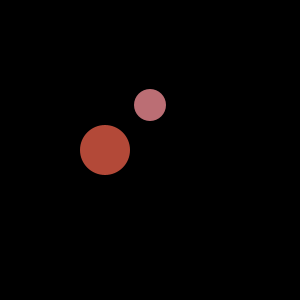
Frame 1 (no input)
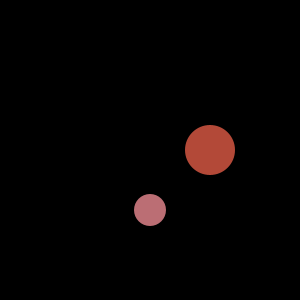
Frame 60 (the mouse pressed at the canvas centre just before this capture)
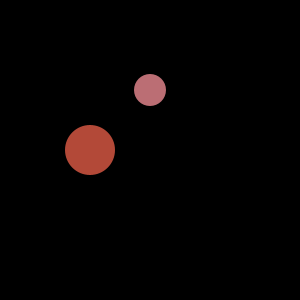
Frame 120 (the mouse held since frame 60 and released just before this capture)

The Processing sketch that drew these frames (run headless with seeded random() and noise(); from frame 60 on, the mouse is pressed at the canvas centre):

// Processing sketch: processing_44296
// ── processing_44296.pde

int y = 100;
int speed = 5;
 
void setup() {
  size(300,300);
  smooth();
}
 
void draw() {
  background(0);
 
  // y location.
  y = y + speed;
 
   
  if ((y > 300) || (y < 5)) {
    // multiply speed by -1 to turn it around.
    speed = speed* - 1;
  }
 
  // Display circle at x location
  noStroke();
  fill(187,110,116);
  ellipse(150,y,32,32);
  
   noStroke();
  fill(179,73,56);
  ellipse(y,150,50,50);
   
}
